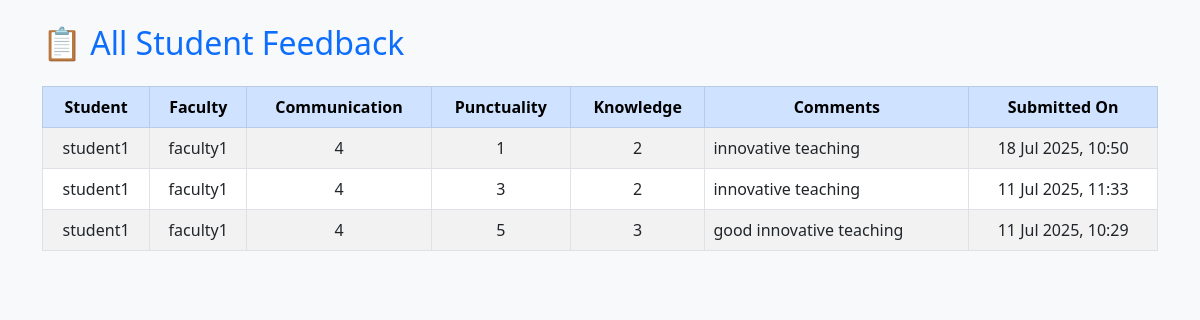
Screenshot of /feedback/all_feedbacks.php (signed in) with the database file from the repository.
### tables this page shows
CREATE TABLE `student_feedback` (
  `id` int(11) NOT NULL,
  `student_username` varchar(100) DEFAULT NULL,
  `faculty_username` varchar(100) DEFAULT NULL,
  `communication` int(11) DEFAULT NULL,
  `punctuality` int(11) DEFAULT NULL,
  `knowledge` int(11) DEFAULT NULL,
  `feedback_text` text DEFAULT NULL,
  `submitted_on` timestamp NOT NULL DEFAULT current_timestamp()
);

### feedback/all_feedbacks.php (the view, shortened to what this page needs)
<?php
include("../db.php");
$result = $conn->query("SELECT * FROM student_feedback ORDER BY submitted_on DESC");
?>
<!DOCTYPE html>
<html lang="en">
<head>
  <link href="https://cdn.jsdelivr.net/npm/bootstrap@5.3.0/dist/css/bootstrap.min.css" rel="stylesheet">
</head>
<body class="p-4 bg-light">
<div class="container">
  <h2 class="mb-4 text-primary">📋 All Student Feedback</h2>
  <?php if ($result->num_rows === 0): ?>
    <div class="alert alert-warning">No feedback records found.</div>
  <?php else: ?>
    <div class="table-responsive">
      <table class="table table-bordered table-striped align-middle">
        <thead class="table-primary text-center">
          <tr>
            <th>Student</th>
            <th>Faculty</th>
            <th>Communication</th>
            <th>Punctuality</th>
            <th>Knowledge</th>
            <th>Comments</th>
            <th>Submitted On</th>
          </tr>
        </thead>
        <tbody>
          <?php while ($row = $result->fetch_assoc()) { ?>
            <tr class="text-center">
              <td><?= htmlspecialchars($row['student_username']) ?></td>
              <td><?= htmlspecialchars($row['faculty_username']) ?></td>
              <td><?= $row['communication'] ?></td>
              <td><?= $row['punctuality'] ?></td>
              <td><?= $row['knowledge'] ?></td>
              <td class="text-start"><?= htmlspecialchars($row['feedback_text']) ?></td>
              <td><?= date("d M Y, H:i", strtotime($row['submitted_on'])) ?></td>
            </tr>
          <?php } ?>
        </tbody>
      </table>
    </div>
  <?php endif; ?>
</div>
</body>
</html>

### rows the page displays
student_feedback: student_username "student1", faculty_username "faculty1", communication "4", punctuality "1", knowledge "2", feedback_text "innovative teaching", submitted_on "18 Jul 2025, 10:50"
student_feedback: student_username "student1", faculty_username "faculty1", communication "4", punctuality "3", knowledge "2", feedback_text "innovative teaching", submitted_on "11 Jul 2025, 11:33"
student_feedback: student_username "student1", faculty_username "faculty1", communication "4", punctuality "5", knowledge "3", feedback_text "good innovative teaching", submitted_on "11 Jul 2025, 10:29"
